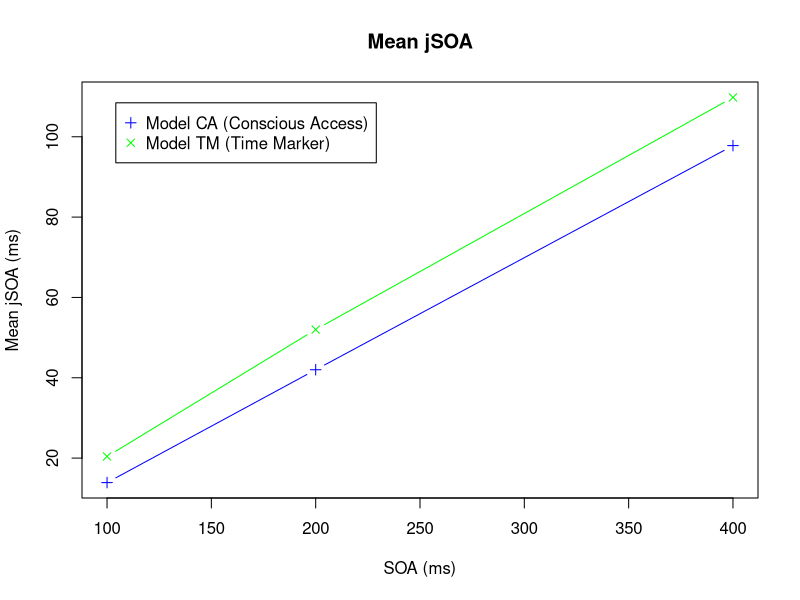
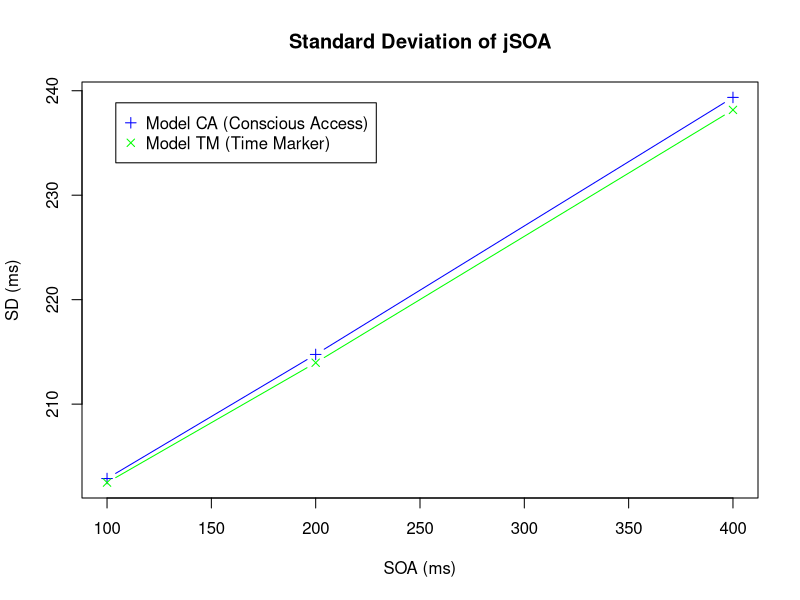
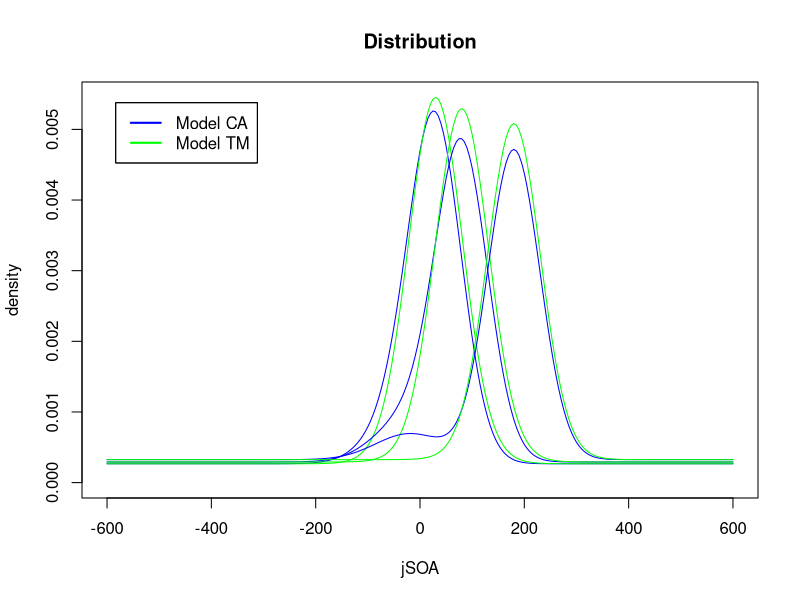
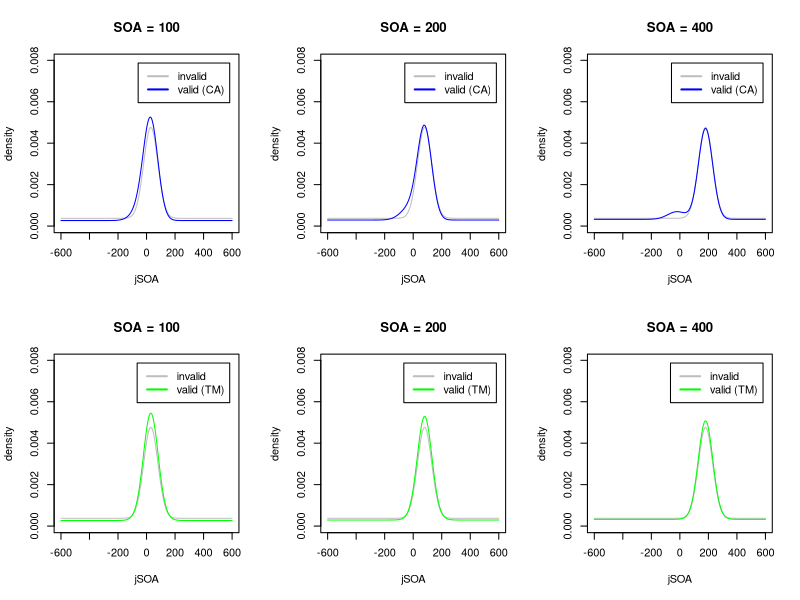
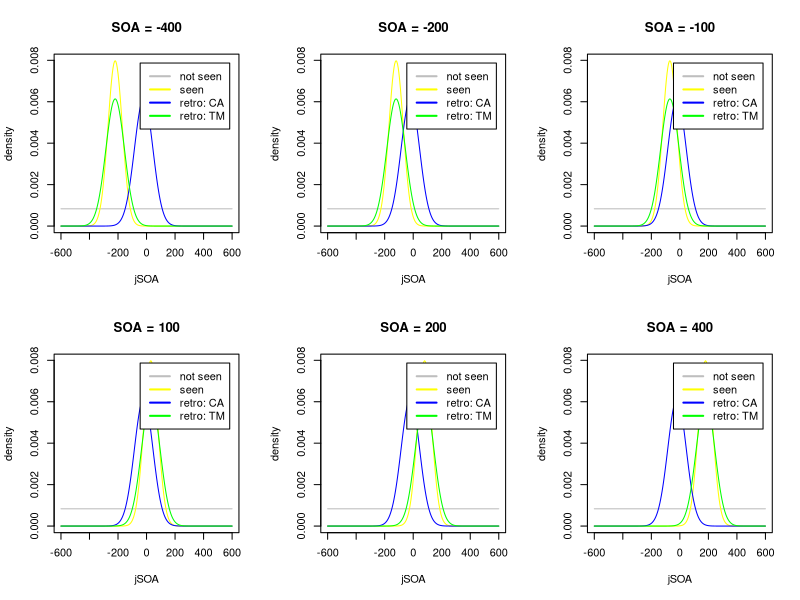

These charts were generated, in order, by the following R code:
soa <- c(-400, -200, -100, 100, 200, 400)
n.soa <- length(soa)
n.soa.precue <- length(soa[soa < 0])
n.soa.postcue <- n.soa - n.soa.precue
i.postcue <- (n.soa.precue + 1) : n.soa

jSOA.min = -600.0
jSOA.max = 600.0
jSOA.step = 5.0
jSOA <-  seq(jSOA.min, jSOA.max, by=jSOA.step)
n.jSOA <- length(jSOA)

# Proportion of each distrib component
p.base.seen <- 0.55
## valid cue
p.valid.not.seen <- c(0.35, 0.30, 0.24, 0.32, 0.35, 0.39)
p.valid.seen <- 1 - p.valid.not.seen
p.valid.seen.retro <- c(0, 0, 0, (p.valid.seen - p.base.seen)[4:6])
p.valid.seen <- p.valid.seen - p.valid.seen.retro
## invalid cue
p.invalid.seen <- rep(p.base.seen, times=n.soa)
p.invalid.not.seen <- 1 - p.invalid.seen

# "Not seen" uniform distrib component
djSOA.not.seen <- matrix(dunif(jSOA, jSOA.min, jSOA.max), nrow = n.soa, ncol = n.jSOA)

# "(Initially) Seen" gaussian distrib component
djSOA.mean.base.slope <- 0.5 # 0.2 ? <Marti et al 2010> Outside the interference regime, the iSOA increased by 135 ms (F(1, 9) = 6.53, p < 0.05) when the SOA increased from 700 to 1050 ms
djSOA.mean.base.intercept <- -20.0
djSOA.sd.base <- 50 # 300 ? from <Marti et al 2010>: SEM ~= 100, N=10, sd = SEM * sqrt(N-1)
djSOA.mean.invalid.seen <- soa * djSOA.mean.base.slope + djSOA.mean.base.intercept
djSOA.sd.invalid.seen <- rep(djSOA.sd.base, times=n.soa)
djSOA.mean.valid.seen <- djSOA.mean.invalid.seen # NO attention effect
djSOA.sd.valid.seen <- djSOA.sd.invalid.seen # NO attention effect
## build the distribution for each SOA
djSOA.invalid.seen <- matrix(nrow = n.soa, ncol = n.jSOA)
djSOA.valid.seen <- matrix(nrow = n.soa, ncol = n.jSOA)
for (i in 1:n.soa) {
  djSOA.invalid.seen[i,] <- dnorm(jSOA, mean = djSOA.mean.invalid.seen[i], sd = djSOA.sd.invalid.seen[i])
  djSOA.valid.seen[i,] <- dnorm(jSOA, mean = djSOA.mean.valid.seen[i], sd = djSOA.sd.valid.seen[i])
}

# "Retrospectively Seen" gaussian distrib component
djSOA.sd.retro <- djSOA.sd.base * 1.3 # a bit higher variance than for "initially seen"
## Model CA : Conscious Access
djSOA.mean.retro.CA <- rep(djSOA.mean.base.intercept, n.soa)
djSOA.sd.retro.CA <- rep(djSOA.sd.retro, n.soa)
## Model TM : Time Marker
djSOA.mean.retro.TM.slope <- djSOA.mean.base.slope
djSOA.mean.retro.TM.intercept <- djSOA.mean.base.intercept
djSOA.mean.retro.TM <- soa * djSOA.mean.retro.TM.slope + djSOA.mean.retro.TM.intercept
djSOA.sd.retro.TM <- djSOA.sd.retro.CA
## build the distribution for each SOA
djSOA.retro.CA <- matrix(nrow = n.soa, ncol = n.jSOA)
djSOA.retro.TM <- matrix(nrow = n.soa, ncol = n.jSOA)
for (i in 1:n.soa) {
  djSOA.retro.CA[i,] <- dnorm(jSOA, mean = djSOA.mean.retro.CA[i], sd = djSOA.sd.retro.CA[i])
  djSOA.retro.TM[i,] <- dnorm(jSOA, mean = djSOA.mean.retro.TM[i], sd = djSOA.sd.retro.TM[i])
}

# Mixture distribution
## CA
djSOA.valid.CA <- p.valid.seen.retro * djSOA.retro.CA + p.valid.seen * djSOA.valid.seen + p.valid.not.seen * djSOA.not.seen
## TM
djSOA.valid.TM <- p.valid.seen.retro * djSOA.retro.TM + p.valid.seen * djSOA.valid.seen + p.valid.not.seen * djSOA.not.seen
## invalid
djSOA.invalid <- p.invalid.seen * djSOA.invalid.seen + p.invalid.not.seen * djSOA.not.seen

# Mean of the mixture
mean.jSOA.valid.CA <- rep(0, n.soa)
mean.jSOA.valid.TM <- rep(0, n.soa)
mean.jSOA.invalid <- rep(0, n.soa)
for(i in 1:n.soa) {
  mean.jSOA.valid.CA[i] <- sum(djSOA.valid.CA[i,] * jSOA) * jSOA.step
  mean.jSOA.valid.TM[i] <- sum(djSOA.valid.TM[i,] * jSOA) * jSOA.step
  mean.jSOA.invalid[i] <- sum(djSOA.invalid * jSOA) * jSOA.step
}
# SD of the mixture
sd.jSOA.valid.CA <- rep(0, n.soa)
sd.jSOA.valid.TM <- rep(0, n.soa)
sd.jSOA.invalid <- rep(0, n.soa)
for(i in 1:n.soa) {
  sd.jSOA.valid.CA[i] <- sqrt(sum(djSOA.valid.CA[i,] * (jSOA ^ 2)) * jSOA.step - mean.jSOA.valid.CA[i] ^ 2)
  sd.jSOA.valid.TM[i] <- sqrt(sum(djSOA.valid.TM[i,] * (jSOA ^ 2)) * jSOA.step - mean.jSOA.valid.TM[i] ^ 2)
  sd.jSOA.invalid[i] <- sqrt(sum(djSOA.invalid[i,] * (jSOA ^ 2)) * jSOA.step - mean.jSOA.invalid[i] ^ 2)
}

# FIGURES

# Figure 1 : Mean
quartz()
plot(soa[i.postcue], mean.jSOA.valid.CA[i.postcue],
     xlab="SOA (ms)", ylab="Mean jSOA (ms)",
     ylim=c(min(mean.jSOA.valid.CA[i.postcue], mean.jSOA.valid.TM[i.postcue]), max(mean.jSOA.valid.CA[i.postcue], mean.jSOA.valid.TM[i.postcue])),
     main="Mean jSOA",
     type="b",
     col="blue",
     pch=3)
points(soa[i.postcue], mean.jSOA.valid.TM[i.postcue],
     type="b",
     col="green",
     pch=4)
legend("topleft", inset=.05, pch=c(3,4),
                c("Model CA (Conscious Access)", "Model TM (Time Marker)"),
                col=c("blue", "green"))

# Figure 2 : Standard Deviation
quartz()
plot(soa[i.postcue], sd.jSOA.valid.CA[i.postcue],
     xlab="SOA (ms)", ylab="SD (ms)",
     ylim=c(min(sd.jSOA.valid.CA[i.postcue], sd.jSOA.valid.TM[i.postcue]), max(sd.jSOA.valid.CA[i.postcue], sd.jSOA.valid.TM[i.postcue])),
     main="Standard Deviation of jSOA",
     type="b",
     col="blue",
     pch=3)
points(soa[i.postcue], sd.jSOA.valid.TM[i.postcue],
       type="b",
       col="green",
       pch=4)
legend("topleft", inset=.05, pch=c(3,4),
       c("Model CA (Conscious Access)", "Model TM (Time Marker)"),
       col=c("blue", "green"))

# Figure 3 : Distributions
quartz()
# plot.new()
# par(xlab="jSOA", ylab="density",
#     xlim = c(jSOA.min, jSOA.max), ylim = c(0.0, max(djSOA.valid.CA[i.postcue,])),
#     main="Distribution")
plot(c(), c(),
    xlab="jSOA", ylab="density",
    xlim = c(jSOA.min, jSOA.max), ylim = c(0.0, max(djSOA.valid.CA[i.postcue,], djSOA.valid.TM[i.postcue,])),
    main="Distribution")
for (i in i.postcue) {
  lines(jSOA, djSOA.valid.CA[i,], col="blue")
  lines(jSOA, djSOA.valid.TM[i,], col="green")
  legend("topleft", inset=.05, lwd=2,
         c("Model CA", "Model TM"),
         col=c("blue", "green"))
}

# Figure 4 : Distributions against invalid
quartz()
par(mfrow = c(2, n.soa.postcue))
for (i in 1:n.soa.postcue) {
  par(mfg = c(1, i))
  i.soa <- i + n.soa.precue
  plot(jSOA, djSOA.invalid[i.soa,], type="l", col="gray",
       xlab="jSOA", ylab="density",
       main=sprintf("SOA = %d", soa[i.soa]),
       xlim = c(jSOA.min, jSOA.max), ylim = c(0.0, max(djSOA.valid.seen)))
  lines(jSOA, djSOA.valid.CA[i.soa,], col="blue")
  legend("topright", inset=.05, lwd=2,
         c("invalid", "valid (CA)"),
         col=c("gray", "blue"))

  par(mfg = c(2, i))
  plot(jSOA, djSOA.invalid[i.soa,], type="l", col="gray",
       xlab="jSOA", ylab="density",
       main=sprintf("SOA = %d", soa[i.soa]),
       xlim = c(jSOA.min, jSOA.max), ylim = c(0.0, max(djSOA.valid.seen)))
  lines(jSOA, djSOA.valid.TM[i.soa,], col="green")
  legend("topright", inset=.05, lwd=2,
         c("invalid", "valid (TM)"),
         col=c("gray", "green"))
}

# Figure 5 : Distribution Components
quartz()
par(mfrow=c(2, n.soa / 2))
for (i in 1:n.soa) {
  plot(jSOA, djSOA.not.seen[i,], type="l", col="gray",
       xlab="jSOA", ylab="density",
       main=sprintf("SOA = %d", soa[i]),
       xlim = c(jSOA.min, jSOA.max), ylim = c(0.0, max(djSOA.valid.seen)))
  lines(jSOA, djSOA.valid.seen[i,], col="yellow")
  lines(jSOA, djSOA.retro.CA[i,], col="blue")
  lines(jSOA, djSOA.retro.TM[i,], col="green")
  legend("topright", inset=.05, lwd=2,
         c("not seen", "seen", "retro: CA", "retro: TM"),
         col=c("gray","yellow", "blue", "green"))
}
